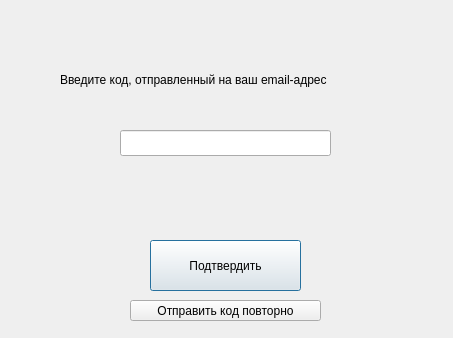
<?xml version="1.0" encoding="UTF-8"?>
<ui version="4.0">
 <class>Verification</class>
 <widget class="QDialog" name="Verification">
  <property name="geometry">
   <rect>
    <x>0</x>
    <y>0</y>
    <width>453</width>
    <height>338</height>
   </rect>
  </property>
  <property name="windowTitle">
   <string>Dialog</string>
  </property>
  <widget class="QLabel" name="label">
   <property name="geometry">
    <rect>
     <x>60</x>
     <y>70</y>
     <width>391</width>
     <height>20</height>
    </rect>
   </property>
   <property name="text">
    <string>Введите код, отправленный на ваш email-адрес</string>
   </property>
  </widget>
  <widget class="QLineEdit" name="codeLineEdit">
   <property name="geometry">
    <rect>
     <x>120</x>
     <y>130</y>
     <width>211</width>
     <height>26</height>
    </rect>
   </property>
  </widget>
  <widget class="QPushButton" name="verifyButton">
   <property name="geometry">
    <rect>
     <x>150</x>
     <y>240</y>
     <width>151</width>
     <height>51</height>
    </rect>
   </property>
   <property name="text">
    <string>Подтвердить</string>
   </property>
  </widget>
  <widget class="QPushButton" name="resendButton">
   <property name="geometry">
    <rect>
     <x>130</x>
     <y>300</y>
     <width>191</width>
     <height>21</height>
    </rect>
   </property>
   <property name="text">
    <string>Отправить код повторно</string>
   </property>
  </widget>
 </widget>
 <resources/>
 <connections/>
</ui>
